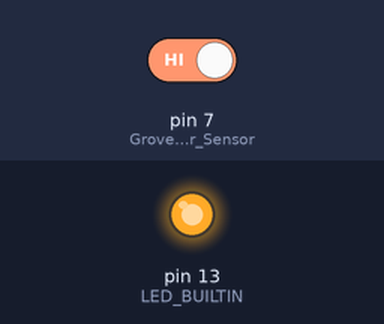
Simulated run of this sketch. Board: Arduino Uno, built with avr-gcc and run on an emulated ATmega328P. On the bench: output pins drawn as LEDs (lit = HIGH). Inputs (shaded band) come from the test bench; at power-on: pin 7 (Grove_Water_Sensor) HIGH.

Above: at 1.2 s.
1.3 s: pin 7 (Grove_Water_Sensor) driven LOW
At 1.9 s:
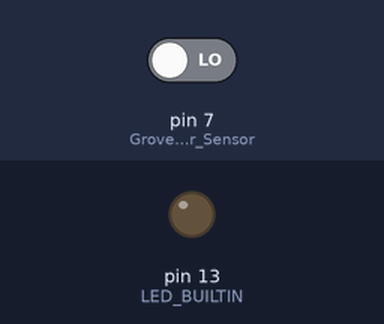
2.8 s: pin 7 (Grove_Water_Sensor) driven HIGH
At 4.2 s:
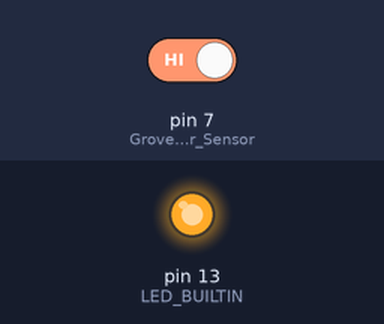
Timing chart, 0 to 5.8 s (numbered marks = the images above; inputs shaded):
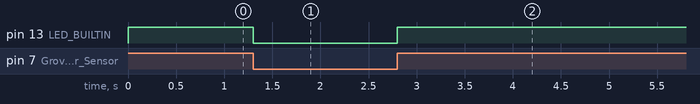

Measured:
- after the input at 1.3 s, pin 13 (LED_BUILTIN): HIGH → LOW at once
- after the input at 2.8 s, pin 13 (LED_BUILTIN): LOW → HIGH at once

The sketch:

Water.ino
```cpp
#define Grove_Water_Sensor 7
void setup() {
  // put your setup code here, to run once:
pinMode(Grove_Water_Sensor,INPUT);
pinMode(LED_BUILTIN, OUTPUT);
}

void loop() {
  // put your main code here, to run repeatedly:

  if(digitalRead(Grove_Water_Sensor)==LOW){
    digitalWrite(LED_BUILTIN,LOW);
  }else{
    digitalWrite(LED_BUILTIN,HIGH);
  }
}
```
